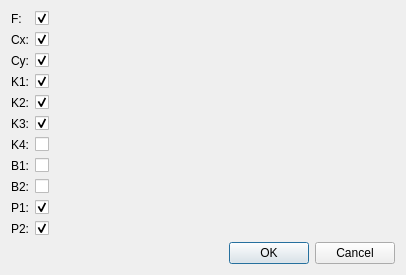
<?xml version="1.0" encoding="UTF-8"?>
<ui version="4.0">
 <class>SampleDialog</class>
 <widget class="QDialog" name="SampleDialog">
  <property name="geometry">
   <rect>
    <x>0</x>
    <y>0</y>
    <width>406</width>
    <height>174</height>
   </rect>
  </property>
  <property name="windowTitle">
   <string>CameraCalibration</string>
  </property>
  <layout class="QVBoxLayout" name="verticalLayout">
   <item>
      <layout class="QFormLayout" name="formLayout">
        <item row="0" column="0">
     <widget class="QLabel" name="label_f">
          <property name="text">
          <string>F:</string>
          </property>
     </widget>
     </item>
<item row="0" column="1">
     
     <widget class="QCheckBox" name="f">
          <property name="field_name" stdset="0">
               <string>f</string>
          </property>
          <property name="key" stdset="0">
               <string>bool</string>
          </property>
          <property name="prop_name" stdset="0">
               <string>checked</string>
          </property> 
                      
                    <property name="toolTip" stdset="0">
                        <string>Seleccionar si se calibra la focal</string>
                    </property>
                   
          
        <property name="checked">
            <bool>true</bool>
        </property>
        
     </widget>
     
</item>
  <item row="1" column="0">
     <widget class="QLabel" name="label_cx">
          <property name="text">
          <string>Cx:</string>
          </property>
     </widget>
     </item>
<item row="1" column="1">
     
     <widget class="QCheckBox" name="cx">
          <property name="field_name" stdset="0">
               <string>cx</string>
          </property>
          <property name="key" stdset="0">
               <string>bool</string>
          </property>
          <property name="prop_name" stdset="0">
               <string>checked</string>
          </property> 
                      
                    <property name="toolTip" stdset="0">
                        <string>Seleccionar si se calibra la coordenada X del PPA</string>
                    </property>
                   
          
        <property name="checked">
            <bool>true</bool>
        </property>
        
     </widget>
     
</item>
  <item row="2" column="0">
     <widget class="QLabel" name="label_cy">
          <property name="text">
          <string>Cy:</string>
          </property>
     </widget>
     </item>
<item row="2" column="1">
     
     <widget class="QCheckBox" name="cy">
          <property name="field_name" stdset="0">
               <string>cy</string>
          </property>
          <property name="key" stdset="0">
               <string>bool</string>
          </property>
          <property name="prop_name" stdset="0">
               <string>checked</string>
          </property> 
                      
                    <property name="toolTip" stdset="0">
                        <string>Seleccionar si se calibra la coordenada Y del PPA</string>
                    </property>
                   
          
        <property name="checked">
            <bool>true</bool>
        </property>
        
     </widget>
     
</item>
  <item row="3" column="0">
     <widget class="QLabel" name="label_k1">
          <property name="text">
          <string>K1:</string>
          </property>
     </widget>
     </item>
<item row="3" column="1">
     
     <widget class="QCheckBox" name="k1">
          <property name="field_name" stdset="0">
               <string>k1</string>
          </property>
          <property name="key" stdset="0">
               <string>bool</string>
          </property>
          <property name="prop_name" stdset="0">
               <string>checked</string>
          </property> 
                      
                    <property name="toolTip" stdset="0">
                        <string>Seleccionar si se calibra k1 de distorsion radial</string>
                    </property>
                   
          
        <property name="checked">
            <bool>true</bool>
        </property>
        
     </widget>
     
</item>
  <item row="4" column="0">
     <widget class="QLabel" name="label_k2">
          <property name="text">
          <string>K2:</string>
          </property>
     </widget>
     </item>
<item row="4" column="1">
     
     <widget class="QCheckBox" name="k2">
          <property name="field_name" stdset="0">
               <string>k2</string>
          </property>
          <property name="key" stdset="0">
               <string>bool</string>
          </property>
          <property name="prop_name" stdset="0">
               <string>checked</string>
          </property> 
                      
                    <property name="toolTip" stdset="0">
                        <string>Seleccionar si se calibra k2 de distorsion radial</string>
                    </property>
                   
          
        <property name="checked">
            <bool>true</bool>
        </property>
        
     </widget>
     
</item>
  <item row="5" column="0">
     <widget class="QLabel" name="label_k3">
          <property name="text">
          <string>K3:</string>
          </property>
     </widget>
     </item>
<item row="5" column="1">
     
     <widget class="QCheckBox" name="k3">
          <property name="field_name" stdset="0">
               <string>k3</string>
          </property>
          <property name="key" stdset="0">
               <string>bool</string>
          </property>
          <property name="prop_name" stdset="0">
               <string>checked</string>
          </property> 
                      
                    <property name="toolTip" stdset="0">
                        <string>Seleccionar si se calibra k3 de distorsion radial</string>
                    </property>
                   
          
        <property name="checked">
            <bool>true</bool>
        </property>
        
     </widget>
     
</item>
  <item row="6" column="0">
     <widget class="QLabel" name="label_k4">
          <property name="text">
          <string>K4:</string>
          </property>
     </widget>
     </item>
<item row="6" column="1">
     
     <widget class="QCheckBox" name="k4">
          <property name="field_name" stdset="0">
               <string>k4</string>
          </property>
          <property name="key" stdset="0">
               <string>bool</string>
          </property>
          <property name="prop_name" stdset="0">
               <string>checked</string>
          </property> 
                      
                    <property name="toolTip" stdset="0">
                        <string>Seleccionar si se calibra k4 de distorsion radial</string>
                    </property>
                   
          
        <property name="checked">
            <bool>false</bool>
        </property>
        
     </widget>
     
</item>
  <item row="7" column="0">
     <widget class="QLabel" name="label_b1">
          <property name="text">
          <string>B1:</string>
          </property>
     </widget>
     </item>
<item row="7" column="1">
     
     <widget class="QCheckBox" name="b1">
          <property name="field_name" stdset="0">
               <string>b1</string>
          </property>
          <property name="key" stdset="0">
               <string>bool</string>
          </property>
          <property name="prop_name" stdset="0">
               <string>checked</string>
          </property> 
                      
                    <property name="toolTip" stdset="0">
                        <string>Seleccionar si se calibra la relacion de aspecto</string>
                    </property>
                   
          
        <property name="checked">
            <bool>false</bool>
        </property>
        
     </widget>
     
</item>
  <item row="8" column="0">
     <widget class="QLabel" name="label_b2">
          <property name="text">
          <string>B2:</string>
          </property>
     </widget>
     </item>
<item row="8" column="1">
     
     <widget class="QCheckBox" name="b2">
          <property name="field_name" stdset="0">
               <string>b2</string>
          </property>
          <property name="key" stdset="0">
               <string>bool</string>
          </property>
          <property name="prop_name" stdset="0">
               <string>checked</string>
          </property> 
                      
                    <property name="toolTip" stdset="0">
                        <string>Seleccionar si se calibra la asimetria</string>
                    </property>
                   
          
        <property name="checked">
            <bool>false</bool>
        </property>
        
     </widget>
     
</item>
  <item row="9" column="0">
     <widget class="QLabel" name="label_p1">
          <property name="text">
          <string>P1:</string>
          </property>
     </widget>
     </item>
<item row="9" column="1">
     
     <widget class="QCheckBox" name="p1">
          <property name="field_name" stdset="0">
               <string>p1</string>
          </property>
          <property name="key" stdset="0">
               <string>bool</string>
          </property>
          <property name="prop_name" stdset="0">
               <string>checked</string>
          </property> 
                      
                    <property name="toolTip" stdset="0">
                        <string>Seleccionar si se calibra p1 de distorsion tangencial</string>
                    </property>
                   
          
        <property name="checked">
            <bool>true</bool>
        </property>
        
     </widget>
     
</item>
  <item row="10" column="0">
     <widget class="QLabel" name="label_p2">
          <property name="text">
          <string>P2:</string>
          </property>
     </widget>
     </item>
<item row="10" column="1">
     
     <widget class="QCheckBox" name="p2">
          <property name="field_name" stdset="0">
               <string>p2</string>
          </property>
          <property name="key" stdset="0">
               <string>bool</string>
          </property>
          <property name="prop_name" stdset="0">
               <string>checked</string>
          </property> 
                      
                    <property name="toolTip" stdset="0">
                        <string>Seleccionar si se calibra p2 de distorsion tangencial</string>
                    </property>
                   
          
        <property name="checked">
            <bool>true</bool>
        </property>
        
     </widget>
     
</item>
  
      </layout>
   </item>
   <item>
    <widget class="QDialogButtonBox" name="buttonBox">
     <property name="standardButtons">
      <set>QDialogButtonBox::Cancel|QDialogButtonBox::Ok</set>
     </property>
    </widget>
   </item>
  </layout>
 </widget>
 <resources/>
 <connections>
  <connection>
   <sender>buttonBox</sender>
   <signal>rejected()</signal>
   <receiver>SampleDialog</receiver>
   <slot>reject()</slot>
  </connection>
  <connection>
   <sender>buttonBox</sender>
   <signal>accepted()</signal>
   <receiver>SampleDialog</receiver>
   <slot>accept()</slot>
  </connection>
  
 </connections>
  <slots>
    <slot>listAddButtonClicked()</slot>
    <slot>fileWidgetButtonClicked()</slot>
    <slot>imageWidgetRemoveButtonClicked()</slot>
    <slot>imageWidgetChangeButtonClicked()</slot>
    <slot>imagesWidgetChangeDirectoryButtonClicked()</slot>
    <slot>listDeleteButtonClicked()</slot>
    <slot>objectDetailButtonClicked()</slot>
    <slot>tableAddButtonClicked()</slot>
    <slot>tableDeleteButtonClicked()</slot>
    <slot>simpleGridFirstPageButtonClicked()</slot>
    <slot>simpleGridPreviousPageButtonClicked()</slot>
    <slot>simpleGridNextPageButtonClicked()</slot>
    <slot>simpleGridLastPageButtonClicked()</slot>
    <slot>simpleGridPageCountComboChanged()</slot>


 </slots>
</ui>
